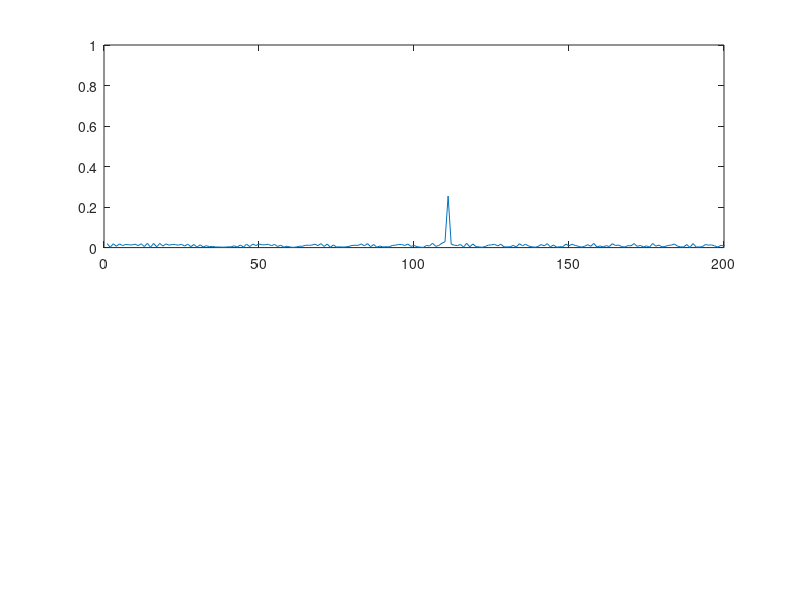
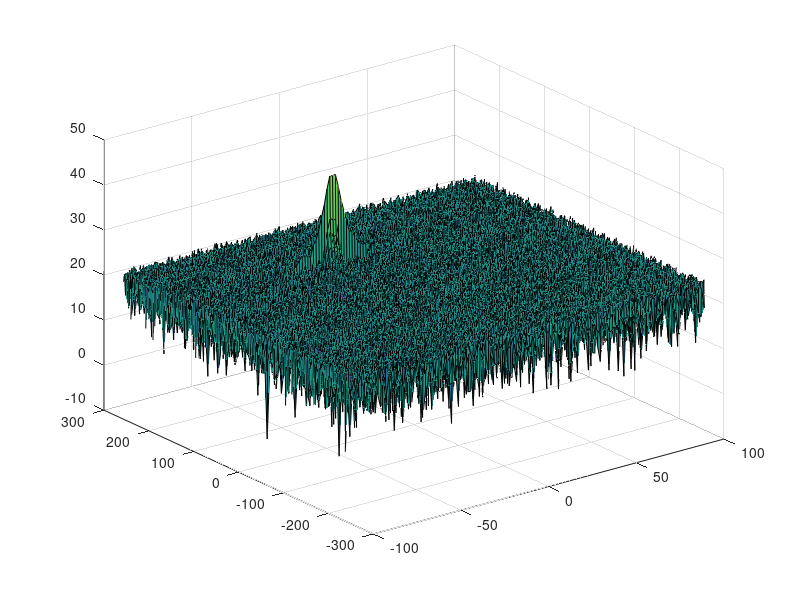

Write MATLAB code to recreate these figures, in order. (Note: this script raises an error after producing the figures.)
clear all
clc;

%% Radar Specifications 
%%%%%%%%%%%%%%%%%%%%%%%%%%%
% Frequency of operation = 77GHz
% Max Range = 200m
% Range Resolution = 1 m
% Max Velocity = 100 m/s
%%%%%%%%%%%%%%%%%%%%%%%%%%%

%speed of light = 3e8
%% User Defined Range and Velocity of target
% *%TODO* :
% define the target's initial position and velocity. Note : Velocity
% remains contant
R=110;  % Must not exceed 200m
v=-20;  % Must be in [-70, +70] m/s
c=2.998e8;  % Light speed
 


%% FMCW Waveform Generation

% *%TODO* :
%Design the FMCW waveform by giving the specs of each of its parameters.
% Calculate the Bandwidth (B), Chirp Time (Tchirp) and Slope (slope) of the FMCW
% chirp using the requirements above.

range_res=1; % Radar range resolution
B= c/(2*range_res); % Chirp (sweep) bandwidth
R_max= 200; % Radar max range
Tchirp= 5.5*2*R_max/c; % Chirp (sweep) time
slope= B/Tchirp; % Chirp slope

%Operating carrier frequency of Radar 
fc= 77e9;             %carrier freq

                                                          
%The number of chirps in one sequence. Its ideal to have 2^ value for the ease of running the FFT
%for Doppler Estimation. 
Nd=128;                   % #of doppler cells OR #of sent periods % number of chirps

%The number of samples on each chirp. 
Nr=1024;                  %for length of time OR # of range cells

% Timestamp for running the displacement scenario for every sample on each
% chirp
t=linspace(0,Nd*Tchirp,Nr*Nd); %total time for samples


%Creating the vectors for Tx, Rx and Mix based on the total samples input.
n_samples = length(t);
Tx=zeros(1, n_samples); %transmitted signal
Rx=zeros(1, n_samples); %received signal
Mix = zeros(1, n_samples); %beat signal

%Similar vectors for range_covered and time delay.
r_t=zeros(1, n_samples);
td=zeros(1, n_samples);

%% Signal generation and Moving Target simulation
% Running the radar scenario over the time. 

for i=1:n_samples         
    % *%TODO* :
    %For each time stamp update the Range of the Target for constant velocity. 

    r_t(i)= R+v*t(i);
    td(i)= 2*r_t(i)/c;
    
    % *%TODO* :
    %For each time sample we need update the transmitted and
    %received signal. 
    
    Tx(i) = cos(2 * pi * (fc * t(i) + slope * t(i)^2 / 2));
    Rx(i) = cos(2 * pi * (fc * (t(i) - td(i)) + slope * (t(i)- td(i))^2 / 2));
    
    % *%TODO* : 
    %Now by mixing the Transmit and Receive generate the beat signal
    %This is done by element wise matrix multiplication of Transmit and
    %Receiver Signal
end

Mix = Tx .* Rx;

%% RANGE MEASUREMENT


% *%TODO* :
%reshape the vector into Nr*Nd array. Nr and Nd here would also define the size of
%Range and Doppler FFT respectively.

% The array is alreadt of the desired shape

% *%TODO* :
%run the FFT on the beat signal along the range bins dimension (Nr) and
%normalize.

% *%TODO* :
% Take the absolute value of FFT output

Mix_freq = abs(fft(Mix, Nr)/Nr);

% *%TODO* :
% Output of FFT is double sided signal, but we are interested in only one side of the spectrum.
% Hence we throw out half of the samples.

Mix_freq = Mix_freq(1:(Nr/2));

%plotting the range
figure ('Name','Range from First FFT')
subplot(2,1,1)

 % *%TODO* :
 % plot FFT output 

plot(Mix_freq);
 
axis ([0 200 0 1]);


%% RANGE DOPPLER RESPONSE
% The 2D FFT implementation is already provided here. This will run a 2DFFT
% on the mixed signal (beat signal) output and generate a range doppler
% map.You will implement CFAR on the generated RDM


% Range Doppler Map Generation.

% The output of the 2D FFT is an image that has reponse in the range and
% doppler FFT bins. So, it is important to convert the axis from bin sizes
% to range and doppler based on their Max values.

Mix=reshape(Mix,[Nr,Nd]);

% 2D FFT using the FFT size for both dimensions.
sig_fft2 = fft2(Mix,Nr,Nd);

% Taking just one side of signal from Range dimension.
sig_fft2 = sig_fft2(1:Nr/2,1:Nd);
sig_fft2 = fftshift (sig_fft2);
RDM = abs(sig_fft2);
RDM = 10*log10(RDM) ;

%use the surf function to plot the output of 2DFFT and to show axis in both
%dimensions
doppler_axis = linspace(-100,100,Nd);
range_axis = linspace(-200,200,Nr/2)*((Nr/2)/400);
figure,surf(doppler_axis,range_axis,RDM);

%% CFAR implementation

%Slide Window through the complete Range Doppler Map

% *%TODO* :
%Select the number of Training Cells in both the dimensions.

Tr=8;
Td=4;

% *%TODO* :
%Select the number of Guard Cells in both dimensions around the Cell under 
%test (CUT) for accurate estimation

Gr=4;
Gd=2;

% *%TODO* :
% offset the threshold by SNR value in dB

offset = 5;

% *%TODO* :
%Create a vector to store noise_level for each iteration on training cells

n_rows = Nr/2-2*(Td+Gd);
n_cols = Nd-2*(Tr+Gr);
noise_level = zeros(n_rows,n_cols);

% *%TODO* :
%design a loop such that it slides the CUT across range doppler map by
%giving margins at the edges for Training and Guard Cel ls.
%For every iteration sum the signal level within all the training
%cells. To sum convert the value from logarithmic to linear using db2pow
%function. Average the summed values for all of the training
%cells used. After averaging convert it back to logarithimic using pow2db.
%Further add the offset to it to determine the threshold. Next, compare the
%signal under CUT with this threshold. If the CUT level > threshold assign
%it a value of 1, else equate it to 0.

CFAR = zeros(size(RDM));
non_training_count = (2*Gr+1)*(2*Gd+1)

   % Use RDM[x,y] as the matrix from the output of 2D FFT for implementing
   % CFAR

for i=1:n_rows
    for j=1:n_cols
        training_cells = db2pow(RDM(i:i+2*(Td+Gd), j:j+2*(Gr+Tr)));
        training_cells(Td+1:end-Td, Tr+1:end-Tr)=0;
        noise_level(i, j) = pow2db(sum(training_cells, 'all')/(numel(training_cells)-non_training_count));
        threshold = noise_level(i, j) + offset;
        value = 0;
        if RDM(i+Td+Gd, j+Td+Gr) > threshold
            value =1;
        end
        CFAR(i+Td+Gd, j+Td+Gr) = value;
    end
end


% *%TODO* :
% The process above will generate a thresholded block, which is smaller 
%than the Range Doppler Map as the CUT cannot be located at the edges of
%matrix. Hence,few cells will not be thresholded. To keep the map size same
% set those values to 0. 

% - Not applicable, as I went from edge to edge already

% *%TODO* :
%display the CFAR output using the Surf function like we did for Range
%Doppler Response output.

figure('Name', 'CA-CFAR'),surf(doppler_axis,range_axis,CFAR);
colorbar;
 